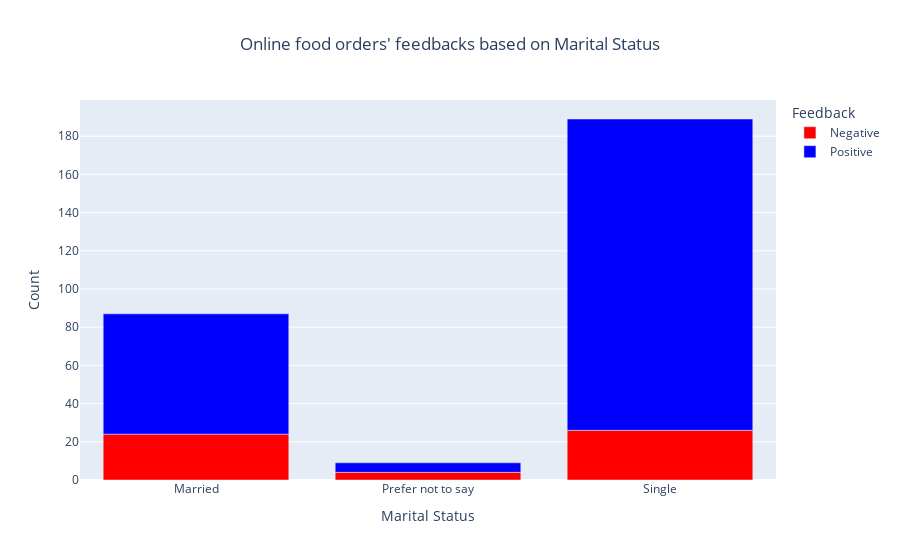

Here is the notebook cell this chart was saved with:
### Markdown cell above
**Marital Status** (Categorical Predictor)

### Code cell
fig = px.bar(df.groupby(['Marital Status','Feedback'])['Feedback'].count().unstack(), color_discrete_sequence=['red','blue'],   title="Online food orders' feedbacks based on Marital Status")
fig.update_yaxes(title_text='Count')
fig.update_layout(title_x=0.5)
fig.show()

### Figure 1 — Plotly figure (JSON) as saved in the notebook; plotly's stock layout.template omitted (floating-point values rounded to 4 significant figures)
{"data": [{"alignmentgroup": "True", "hovertemplate": "Feedback=Negative <br>Marital Status=%{x}<br>value=%{y}<extra></extra>", "legendgroup": "Negative ", "marker": {"color": "red", "pattern": {"shape": ""}}, "name": "Negative ", "offsetgroup": "Negative ", "orientation": "v", "showlegend": true, "textposition": "auto", "type": "bar", "x": ["Married", "Prefer not to say", "Single"], "xaxis": "x", "y": [24, 4, 26], "yaxis": "y"}, {"alignmentgroup": "True", "hovertemplate": "Feedback=Positive<br>Marital Status=%{x}<br>value=%{y}<extra></extra>", "legendgroup": "Positive", "marker": {"color": "blue", "pattern": {"shape": ""}}, "name": "Positive", "offsetgroup": "Positive", "orientation": "v", "showlegend": true, "textposition": "auto", "type": "bar", "x": ["Married", "Prefer not to say", "Single"], "xaxis": "x", "y": [63, 5, 163], "yaxis": "y"}], "layout": {"barmode": "relative", "legend": {"title": {"text": "Feedback"}, "tracegroupgap": 0}, "title": {"text": "Online food orders' feedbacks based on Marital Status", "x": 0.5}, "xaxis": {"anchor": "y", "domain": [0, 1], "title": {"text": "Marital Status"}}, "yaxis": {"anchor": "x", "domain": [0, 1], "title": {"text": "Count"}}}}
